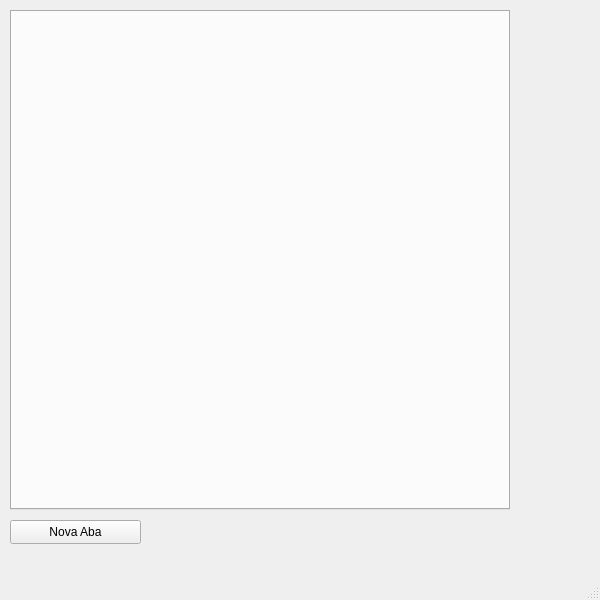
<?xml version="1.0" encoding="UTF-8"?>
<ui version="4.0">
 <class>ViewWindow</class>
 <widget class="QMainWindow" name="ViewWindow">
  <property name="geometry">
   <rect>
    <x>0</x>
    <y>0</y>
    <width>600</width>
    <height>600</height>
   </rect>
  </property>
  <property name="windowTitle">
   <string>ViewWindow</string>
  </property>
  <widget class="QWidget" name="centralwidget">
   <widget class="QTabWidget" name="tabWidget">
    <property name="geometry">
     <rect>
      <x>10</x>
      <y>10</y>
      <width>500</width>
      <height>500</height>
     </rect>
    </property>
    <property name="currentIndex">
     <number>-1</number>
    </property>
    <property name="tabsClosable">
     <bool>true</bool>
    </property>
   </widget>
   <widget class="QPushButton" name="pushButton">
    <property name="geometry">
     <rect>
      <x>10</x>
      <y>520</y>
      <width>131</width>
      <height>24</height>
     </rect>
    </property>
    <property name="text">
     <string>Nova Aba</string>
    </property>
   </widget>
  </widget>
  <widget class="QMenuBar" name="menubar">
   <property name="geometry">
    <rect>
     <x>0</x>
     <y>0</y>
     <width>600</width>
     <height>22</height>
    </rect>
   </property>
  </widget>
  <widget class="QStatusBar" name="statusbar"/>
 </widget>
 <resources/>
 <connections/>
</ui>
